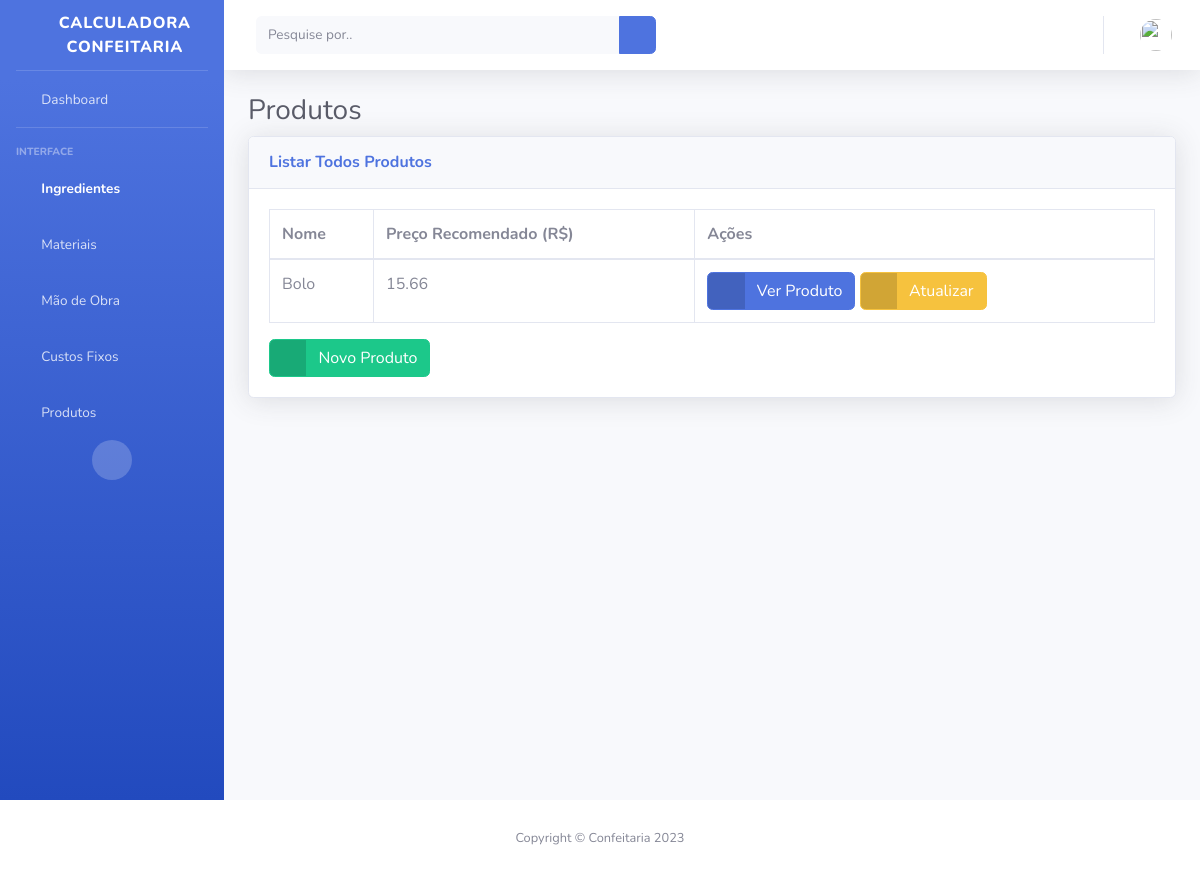
/product-list (signed in), run on an earlier commit of the app's database.
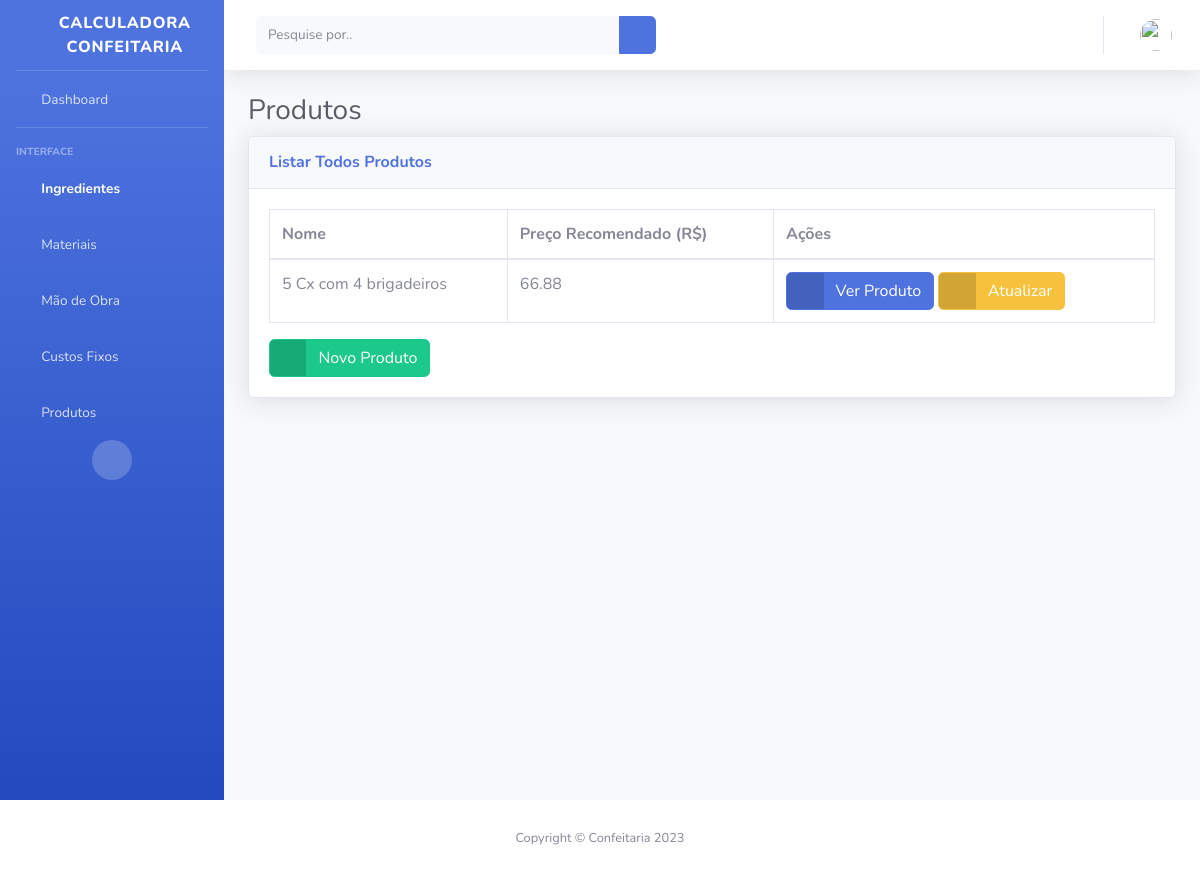
And on a later commit of the database.
### myapp/models.py (models this page shows, shortened)
class Product(models.Model):
    user = models.ForeignKey(CustomUser, blank=False, on_delete=models.CASCADE)
    name = models.CharField(db_column='name', max_length=100, blank=False)
    another_expenses = models.FloatField(_("Outros Custos (R$):"), db_column='another_expenses', blank=False)
    incalculable_expenses = models.FloatField(_("Custos Incalculáveis (R$):"), db_column='incalculable_expenses',
                                              blank=True)
    marketplace_tax = models.FloatField(_("Taxa de Comissão em Marketplace %:"), db_column='marketplace_tax',
                                        blank=False)
    taxes = models.FloatField(_("Impostos:"), db_column='taxes', blank=False)
    quantity = models.IntegerField(
        _("Quantidade Desejada:"), db_column='quantity', blank=False)
    profit = models.FloatField(_("Lucro Desejado (R$):"), db_column='profit', blank=False)
    class Meta:
        ordering = ["name"]

### myapp/views.py (the view)
# urls.py: path('product-list', views.productList, name='product-list'),
@login_required
def productList(request):
    current_user = request.user
    products = current_user.product_set.all()
    for product in products:
        price_unity = generate_price_unity(product)
        product.price_unity = price_unity
    return render(request, "product-list.html", {'products': products})

### myapp/views.py (called while the page is built)
def calc_ingredients_value(percent_ingredients):
    calc_ingredients = 0
    for percent_ingredient in percent_ingredients:
        calc_ingredient = (percent_ingredient.percent / percent_ingredient.ingredient.quantity) * \
                          percent_ingredient.ingredient.price
        calc_ingredients = calc_ingredients + calc_ingredient
    return calc_ingredients

def calc_materials_value(percent_materials):
    calc_materials = 0
    for percent_material in percent_materials:
        calc_material = (percent_material.percent / percent_material.material.quantity) * \
                        percent_material.material.price
        calc_materials = calc_materials + calc_material
    return calc_materials

def calc_labors_value(percent_labors):
    calc_labors = 0
    for percent_labor in percent_labors:
        calc_labor = percent_labor.hours * (percent_labor.labor.salary / percent_labor.labor.hours)
        calc_labors = calc_labors + calc_labor
    return calc_labors

### myapp/templates/product-list.html
{% extends "base.html" %}
{% block content %}
<h1 class="h3 mb-2 text-gray-800">Produtos</h1>
<div class="card shadow mb-4">
<div class="card-header py-3">
    <h6 class="m-0 font-weight-bold text-primary">Listar Todos Produtos</h6>
</div>
<div class="card-body">
    <div class="table-responsive">
        <table class="table table-bordered" id="dataTable" width="100%" cellspacing="0">
            <thead>
                <tr>
                    <th scope="col">Nome</th>
                    <th scope="col">Preço Recomendado (R$)</th>
                    <th scope="col">Ações</th>
                </tr>
            </thead>
            <tbody>
                {% for product in products %}
                <tr>
                    <td>{{ product.name }}</td>
                    <td>{{ product.price_unity }}</td>
                    <td>
                        <a href="/product/{{ product.id }}" class="btn btn-primary btn-icon-split">
                            <span class="icon text-white-50">
                                <i class="fas fa-pizza-slice"></i>
                            </span>
                            <span class="text">Ver Produto</span>
                        </a>
                        <a href="/product-update/{{ product.id }}" class="btn btn-warning btn-icon-split">
                                    <span class="icon text-white-50">
                                        <i class="fas fa-edit"></i>
                                    </span>
                                    <span class="text">Atualizar</span>
                        </a>
                    </td>
                </tr>
                {% endfor %}
            </tbody>
        </table>
        <a href="{%url 'product-create' %}" class="btn btn-success btn-icon-split">
                <span class="icon text-white-50">
                <i class="fas fa-plus"></i>
                </span>
                <span class="text">Novo Produto</span>
        </a>
    </div>
</div>
</div>
{% endblock %}

What changed in the data, as far as the page shows it:
changed Product: name "Bolo" → "5 Cx com 4 brigadeiros"; price_unity "15.66" → "66.88"
